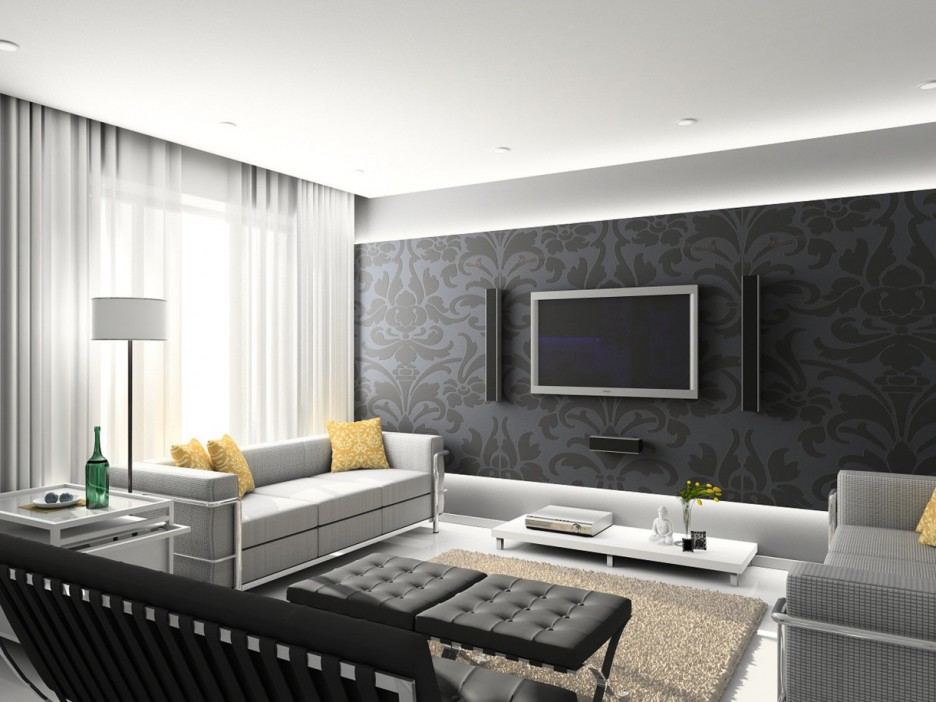
#> input picture images/room.jpg, 936 x 702 px
$ jupyter execute P2.ipynb
#> lines starting #> are read from the running program, lines starting #| are printed output that depends on the picture
<div dir=rtl>
    <h2>
        سوال دوم پروژه - سینا باقری نژاد
    </h2>
    </div>

<div dir=rtl>
    ابتدا کتابخوانه های مورد نظر را فراخوانی می کنیم.
    </div>

[cell 1]
import cv2
import numpy as np
import matplotlib.pyplot as plt

<div dir=rtl>
    به منظور نمایش خروجیها در آینده، تابعی را تعریف می کنیم
    </div>

[cell 2]
def showImage(img):
    plt.figure(figsize=(10, 7))
    plt.imshow(img)
    plt.show()

<div dir=rtl>
    ابتدا تصویر مربوطه را خوانده و نقاط چهار گوشه تصویر و همچنین چهار گوشه تلویزیون را مشخص می کنیم. چهارگوشه تصویر اصلی با نقاط زرد و چهارگوشه تلویزیون با نقاط قرمز مشخص شده اند. ما در این تمرین قصد داریم خود همین تصویر را در تلویزیون داخل تصویر نمایش دهیم.
    </div>

[cell 3]
image = cv2.imread('images/room.jpg')
#> image is the input picture: shape (702, 936, 3); mean B, G, R 143.4, 147.6, 148.9
tv_points = np.array([[300, 540],
                      [295, 690],
                      [388, 690],
                      [382, 540]
                     ])
image_points = np.array([[0, 0],
                         [0, image.shape[1]-1],
                         [image.shape[0]-1, image.shape[1]-1],
                         [image.shape[0]-1, 0],
                        ])
#> image_points = [[0, 0], [0, 935], [701, 935], [701, 0]]

frame = image.copy()
for p in tv_points:
    frame = cv2.circle(frame,(p[1], p[0]),5,250,-1)
#> frame: shape (702, 936, 3); mean B, G, R 143.5, 147.5, 148.8
for p in image_points:
    frame = cv2.circle(frame,(p[1], p[0]),10,[250,250,0],-1)
#> frame: shape (702, 936, 3); mean B, G, R 143.6, 147.6, 148.8
showImage(frame)

<div dir=rtl>
    حال با داشتن این چهار نقطه متناظر کافی است ماتریس هموگرافی را تعیین کنیم. تابع همان تابع تمرین اول است و با استفاده از آن ماتریس هموگرافی تعیین میشود. این ماتریس تبدیلی است که هر نقطه از تصویر را به محل متناظر آن بر روی صفحه تلویزیون منطبق می کند.
    </div>

[cell 4]
def homography(p1, p2):
    A = np.zeros((len(p1) * 2, 9))
    for i in range(len(p1)):
        x1, y1 = p1[i, 0], p1[i, 1]
        x2, y2 = p2[i, 0], p2[i, 1]
        A[2*i] = [-x1, -y1, -1, 0, 0, 0, x2*x1, x2*y1, x2]
        A[2*i+1] = [0, 0, 0, -x1, -y1, -1, y2*x1, y2*y1, y2]

    u, s, vh = np.linalg.svd(A)
    h = vh[8].reshape(3, 3)
    return h

h = homography(image_points, tv_points)

<div dir=rtl>
    حال به منظور اینکه تصویر اتاق به محل صفحه تلویزیون برود، باید تمامی پیکسلها با استفاده از ماتریس هموگرافی منتقل شوند. بدین منظور تابع زیر نوشته شده است. نتیجه را در ادامه مشاهده می کنید.
    </div>

[cell 5]
def to_homogeneous(point):
    return np.append(point, 1)

def to_cartesian(point):
    return np.delete(point / point[-1], -1)

def warp_perspective(image, h, shape):
#> called with h = array of shape (3, 3), shape = (702, 936, 3)
    new_image = np.uint8(np.zeros(shape))
    for i in range(image.shape[0]):
        for j in range(image.shape[1]):
            x = [i, j]
            x_prime = np.int0(to_cartesian(h @ to_homogeneous(x)))
            new_image[x_prime[0], x_prime[1]] = image[i, j]
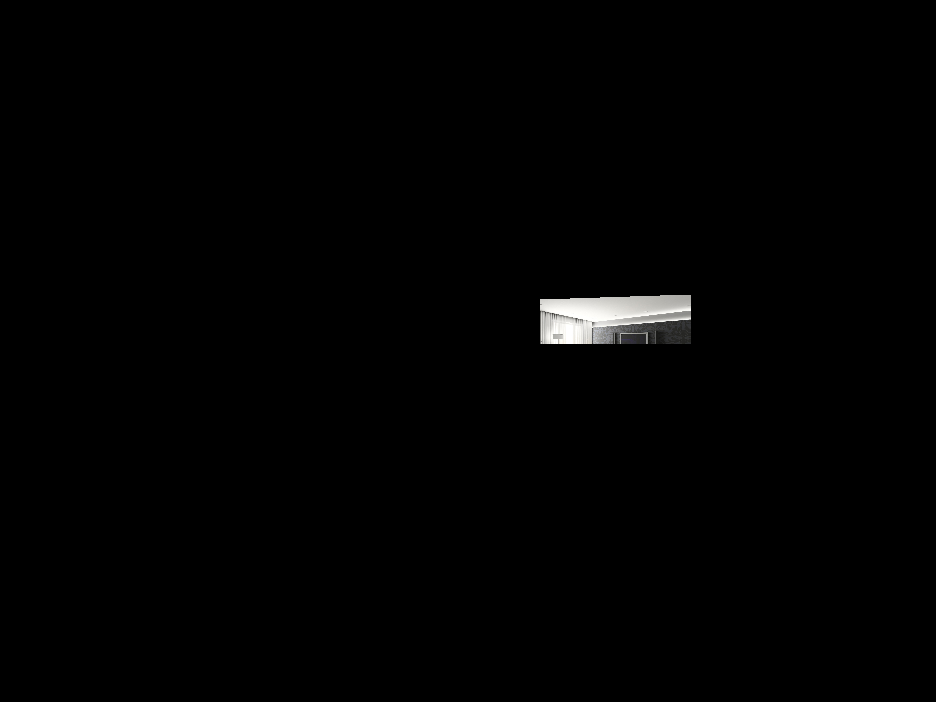
#> new_image: shape (702, 936, 3); mean B, G, R 1.8, 1.9, 1.9
    return new_image

new_image = warp_perspective(image, h, shape=image.shape)

showImage(new_image)
